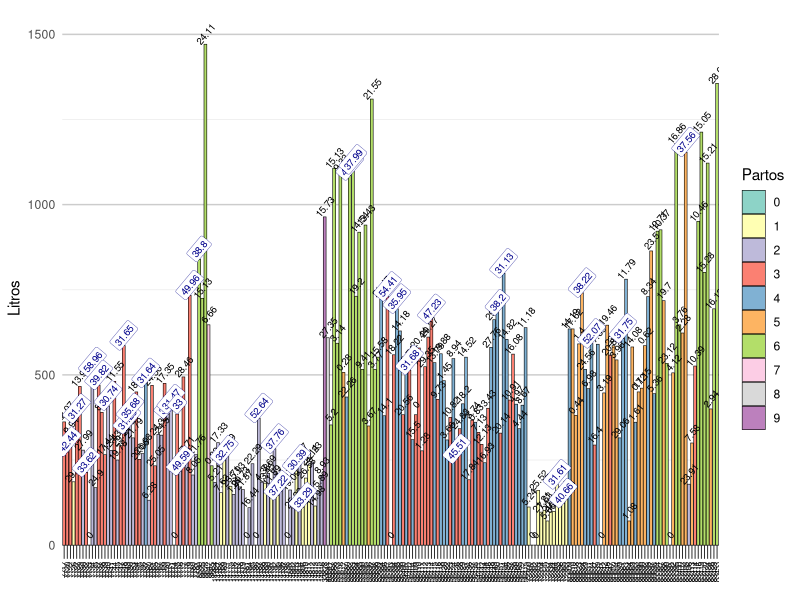

Write R code to recreate this figure.

# Import libraries.
library(ggplot2)
library(RColorBrewer)

# Read input file.
informe <- as.data.frame(read.csv("InformeResultados2023.csv"))
informe$n <- rownames(informe)
rownames(informe) <- informe$crotal

# Set thresholds.
litrosTH <- 200
partosTH <- 0 
valgenTH <- 30
  
# Sort according to valor genetico, milk production and partos.
best_valgen <- informe[order(informe$valorgenetico, decreasing = TRUE),]
best_partos <- informe[order(informe$partos, decreasing = TRUE),]
best_litros <- informe[order(informe$litros, decreasing = TRUE),]

#write.csv(best_litros, "litros_sorted.csv")
# Write out sorted dfs.
#write.csv(best_valgen, "best_valgen.csv")
#write.csv(best_partos, "best_partos.csv")
#write.csv(best_litros, "best_litros.csv")

# Make plot
#p <- ggplot(informe, aes(x = n, y = litros, color = partos)) +
#  geom_bar(stat = "identity", fill = "white")


# Make partos a categorical variable for plotting.
informe$partos <- as.factor(informe$partos)
# Asegurarse de que el crotal sea un factor en el orden de aparición
informe$crotal <- factor(informe$crotal, levels = informe$crotal)


# Gráfico
p <- ggplot(informe, aes(x = crotal, y = litros, fill = as.factor(partos))) +
  geom_bar(stat = "identity", color = "black", size = 0.2) +  # Bordes finos negros en las barras.
  theme_minimal() +
  labs(x = "Crotal", y = "Litros", fill = "Partos") + 
  scale_fill_brewer(palette = "Set3") +
  geom_segment(aes(x = crotal, xend = crotal, y = -40, yend = 0), color = "grey8", linewidth = 0.3) + # Lineas de cada barra a us crotal. 
  theme(
    panel.grid.major.x = element_blank(),   # Quitar las líneas de cuadrícula en el eje x
    panel.grid.minor.x = element_blank(),   # Quitar las líneas menores en el eje x
    panel.grid.major.y = element_line(color = "gray80")  # Hacer más claras las líneas del eje y
  ) +
  geom_text(aes(label = valorgenetico), size = 2.5, angle = 50,  nudge_y = 30) + # Texto sobre las barras.
  geom_label(data = subset(informe, valorgenetico > valgenTH), # Markador sobre threshold.
             aes(label = valorgenetico), fill = "white", color = "blue4", 
             size = 2.5, angle = 50, nudge_y = 30, label.size = 0.1) +
  theme(axis.title.x=element_blank(), # Quitar labels del eje x para pltoearlas a parte.
        axis.text.x=element_blank(),
        axis.ticks.x=element_blank()) +
  geom_text(aes(label = crotal, y = -50),  # Ajustar y según el rango de litros
              angle = 90, size = 2, vjust = 0.5, hjust = 1)

p
